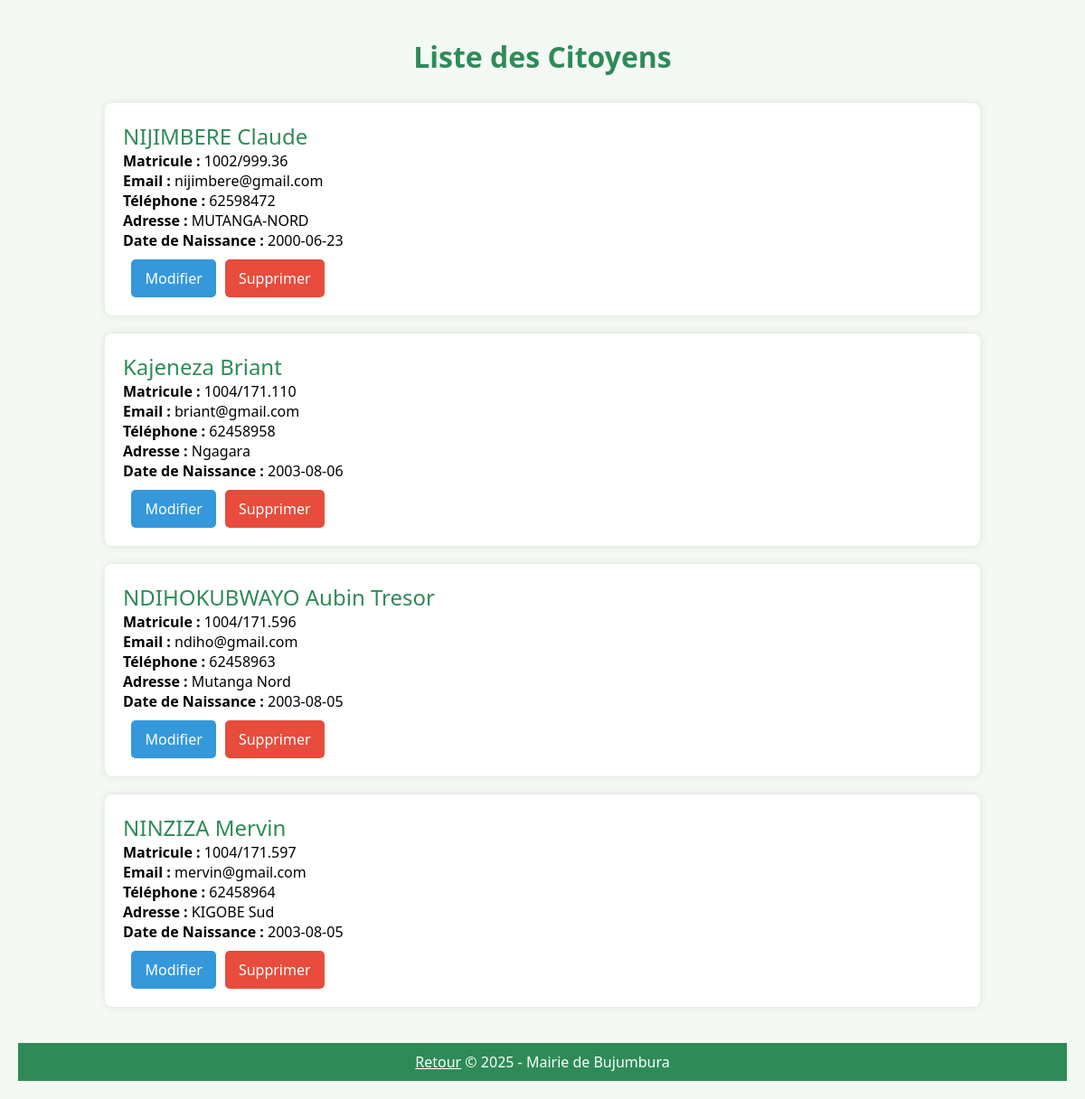
Screenshot of /affichcit_chef.php with the database file from the repository.
### tables this page shows
CREATE TABLE IF NOT EXISTS `citoyen` (
  `Matricul` varchar(20) NOT NULL,
  `Nom` varchar(50) DEFAULT NULL,
  `Prenom` varchar(50) DEFAULT NULL,
  `Email` varchar(100) DEFAULT NULL,
  `Telephone` varchar(20) DEFAULT NULL,
  `Adresse` varchar(100) DEFAULT NULL,
  `MotDePasse` varchar(255) DEFAULT NULL,
  `DateNaissance` date DEFAULT NULL,
  PRIMARY KEY (`Matricul`)
);

### affichcit_chef.php (the view, shortened to what this page needs)
<?php
$bdd = new PDO('mysql:host=localhost;dbname=gestion_espaces_verts', 'root', '');
?>
<!DOCTYPE html>
<html lang="fr">
<head>
</head>
<body>
<h1>Liste des Citoyens</h1>
<?php
$Affichagecitoyen = $bdd->query('SELECT * FROM citoyen ORDER BY Matricul ASC');
while ($affichageData = $Affichagecitoyen->fetch()) {
?>
<div class="card">
    <div class="event-title"><?php echo $affichageData["Nom"] . ' ' . $affichageData["Prenom"]; ?></div>
    <div><strong>Matricule :</strong> <?php echo $affichageData["Matricul"]; ?></div>
    <div><strong>Email :</strong> <?php echo $affichageData["Email"]; ?></div>
    <div><strong>Téléphone :</strong> <?php echo $affichageData["Telephone"]; ?></div>
    <div><strong>Adresse :</strong> <?php echo $affichageData["Adresse"]; ?></div>
    <div><strong>Date de Naissance :</strong> <?php echo $affichageData["DateNaissance"]; ?></div>
    <div class="button-container">
        <a class="edit-button" href="modifier_citoyen.php?matricul=<?php echo $affichageData["Matricul"]; ?>">Modifier</a>
        <a class="delete-button" href="affichcit_chef.php?FUTA=<?php echo $affichageData["Matricul"]; ?>">Supprimer</a>
    </div>
</div>
<?php
}
?>
<footer>
    <a href="chef_Service.php" style="color: white;">Retour</a>
    &copy; 2025 - Mairie de Bujumbura
</footer>
</body>
</html>

### affichcit_chef.php (style rules this page uses)
body { font-family: 'Segoe UI', sans-serif; background-color: #f4f9f4; margin: 0; padding: 20px; }
h1 { text-align: center; color: #2e8b57; margin-bottom: 30px; }
.card { background-color: white; border-radius: 8px; box-shadow: 0 0 10px rgba(0, 0, 0, 0.1); margin: 20px auto; padding: 20px; width: 80%; }
.event-title { font-size: 1.5em; color: #2e8b57; }
footer { text-align: center; background-color: #2e8b57; color: white; padding: 10px; margin-top: 40px; }
.button-container { margin-top: 10px; display: flex; justify-content: center; gap: 10px; margin-left:-75%; }
.delete-button { background-color: #e74c3c; color: white; border: none; padding: 10px 15px; border-radius: 5px; text-decoration: none; transition: background 0.3s; }
.edit-button { background-color: #3498db; color: white; border: none; padding: 10px 15px; border-radius: 5px; text-decoration: none; transition: background 0.3s; }

### rows the page displays
citoyen: Nom "NIJIMBERE", Prenom "Claude", Matricul "1002/999.36", Email "nijimbere@gmail.com", Telephone "62598472", Adresse "MUTANGA-NORD", DateNaissance "2000-06-23"
citoyen: Nom "Kajeneza", Prenom "Briant", Matricul "1004/171.110", Email "briant@gmail.com", Telephone "62458958", Adresse "Ngagara", DateNaissance "2003-08-06"
citoyen: Nom "NDIHOKUBWAYO", Prenom "Aubin Tresor", Matricul "1004/171.596", Email "ndiho@gmail.com", Telephone "62458963", Adresse "Mutanga Nord", DateNaissance "2003-08-05"
citoyen: Nom "NINZIZA", Prenom "Mervin", Matricul "1004/171.597", Email "mervin@gmail.com", Telephone "62458964", Adresse "KIGOBE Sud", DateNaissance "2003-08-05"
